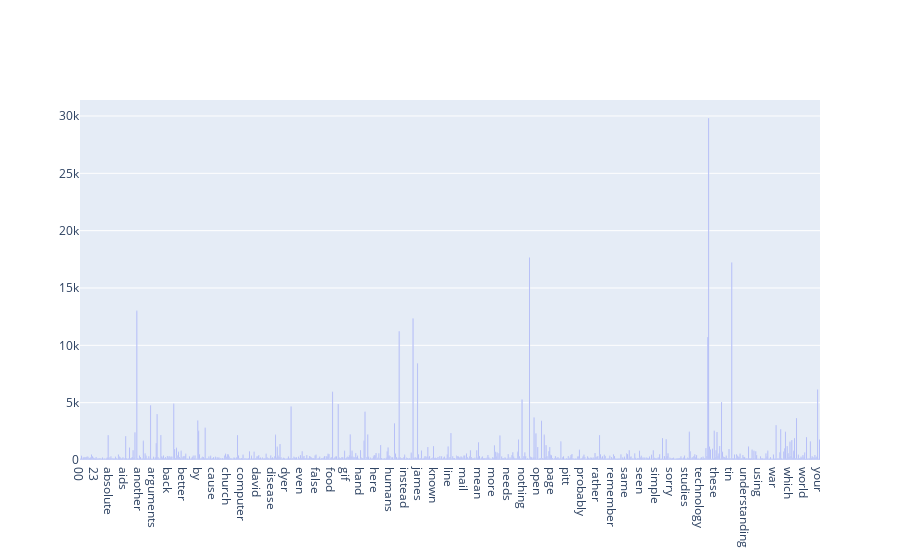

Notebook cell for this chart:
### Markdown cell above
### >>> **Exercise 14 (take home):** 
The chart above contains all the vocabulary, and it's computationally intensive to both compute and visualize. Can you efficiently reduce the number of terms you want to visualize as an exercise.

### Code cell
# Answer here

reduce = np.zeros(801)
term = []
x = 0
for i in range(len(term_frequencies)):
    if term_frequencies[i]>100:
        reduce[x] = term_frequencies[i]
        x += 1
        term.append(count_vect.get_feature_names()[i])

fig = go.Figure(data=go.Bar(x=term, 
            y=reduce))
fig.show()

### Figure 1 — Plotly figure (JSON) as saved in the notebook; plotly's stock layout.template omitted (floating-point values rounded to 4 significant figures; data arrays with more than 128 entries replaced by an {"elided": "..."} marker saying what was removed)
{"data": [{"type": "bar", "x": {"elided": "801 str values"}, "y": {"elided": "801 int values"}}], "layout": {}}
